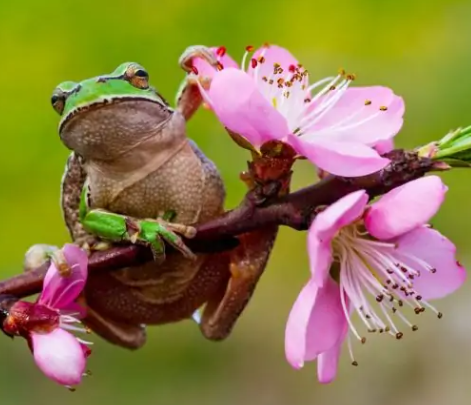
%> input picture Computacao-Grafica/sapo.png, 471 x 405 px
$ octave testes_escala.m   (GNU Octave 9; MATLAB toolbox functions it lacks are replaced by stand-ins)
%> lines starting %> are read from the running program, lines starting %| are printed output that depends on the picture
### Computacao-Grafica/mod_escala_rgb.m
function Y = mod_escala_rgb(X, PH, QH, PV, QV, mascara)
%> called with PH = 3, QH = 2, PV = 4, QV = 5, mascara = 'triangular'

    % Certifique-se de que X é do tipo double para a convolução
    X = double(X);

    % Geração da máscara de convolução
    switch mascara
        case 'triangular'
            hH = (1/PH) * ones(1, PH*2);
            hH = hH / sum(hH); % Normalização
            hV = (1/PV) * ones(PV*2, 1);
            hV = hV / sum(hV); % Normalização
        case 'constante'
            hH = ones(1, PH) / PH;
            hV = ones(PV, 1) / PV;
        otherwise
            error('Tipo de máscara desconhecido');
    end

    % Cálculo das novas dimensões após a dilatação e compressão
    colunas = ceil((size(X, 2) * PH) / QH);
    linhas = ceil((size(X, 1) * PV) / QV);

    % Inicialização da imagem de saída Y com as novas dimensões e três canais de cor
    Y = zeros(linhas, colunas, 3);

    % Aplicando o processo para cada canal de cor
    for k = 1:3  % Loop pelos canais de cor da imagem RGB

        % Extraia o canal de cor
        X_c = X(:,:,k);

        % Dilatação manual horizontal
        X_dilatado_horizontal = zeros(size(X_c, 1), size(X_c, 2) * PH);
        X_dilatado_horizontal(:, 1:PH:end) = X_c;

        % Convolução horizontal
        X_convoluido_horizontal = conv2(X_dilatado_horizontal, hH, 'same');
        % Compressão horizontal
        Y_h = X_convoluido_horizontal(:, 1:QH:end);

        % Dilatação manual vertical
        Y_dilatado_vertical = zeros(size(Y_h, 1) * PV, size(Y_h, 2));
        Y_dilatado_vertical(1:PV:end, :) = Y_h;

        % Convolução vertical
        Y_convoluido_vertical = conv2(Y_dilatado_vertical, hV, 'same');
        % Compressão vertical
        Y_v = Y_convoluido_vertical(1:QV:end, :);

        % Recortar ou estender Y_v para garantir que suas dimensões correspondam ao tamanho de Y
        Y_v = Y_v(1:linhas, 1:colunas);

        % Atribuir ao canal de cor na imagem de saída
        Y(:,:,k) = Y_v;
    end

    % Reajustando os valores para o intervalo de 0 a 255 e convertendo para uint8
    Y = uint8(255 * mat2gray(Y));
end

### Computacao-Grafica/testes_escala.m
% Gerar a imagem fantasma
P = phantom(256);

% Definir os fatores de escala
PH = 3; QH = 2; PV = 4; QV = 5;

% Aplicar o método de modificação em escala à imagem fantasma
Y_phantom = mod_escala_rgb(repmat(P, [1, 1, 3]), PH, QH, PV, QV, 'triangular');

% Carregar uma imagem natural
img_natural = imread('sapo.png');
%> img_natural is the input picture: size 405x471x3 uint8; mean R, G, B 142, 123.6, 73.8

% Aplicar o método de modificação em escala à imagem natural
Y_natural = mod_escala_rgb(img_natural, PH, QH, PV, QV, 'triangular');
%> call 2 of mod_escala_rgb, with PH = 3, QH = 2, PV = 4, QV = 5, mascara = 'triangular'
%> the loop in mod_escala_rgb (call 2), `for k = 1:3` made 3 passes
%> pass 1, in mod_escala_rgb (call 2), `X_convoluido_horizontal = conv2(X_dilatado_horizontal, hH, 'same');`:
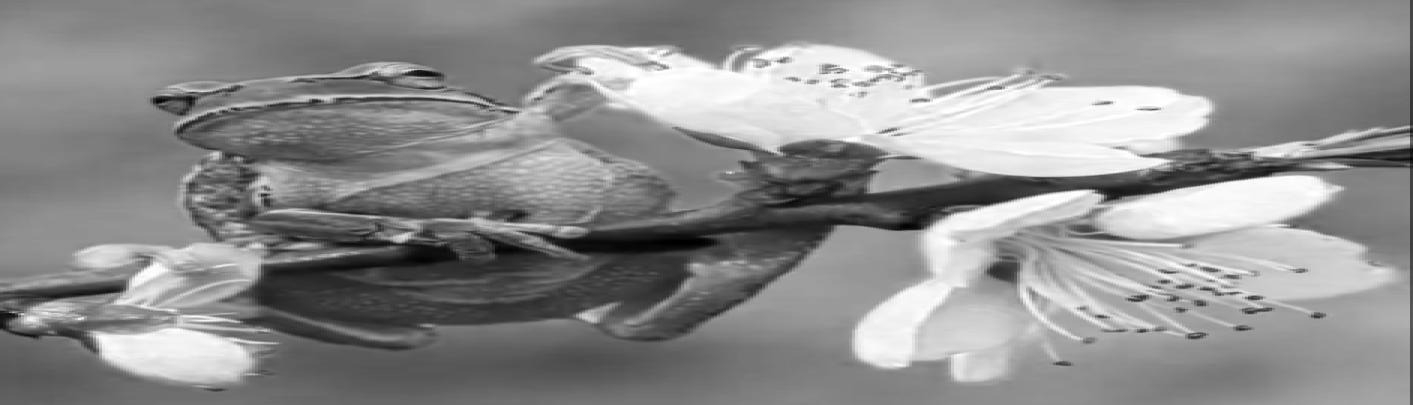
%> X_convoluido_horizontal: size 405x1413 double; min 0, max 85, mean 47.3; drawn with min black and max white
%> pass 1, in mod_escala_rgb (call 2), `Y_h = X_convoluido_horizontal(:, 1:QH:end);`:
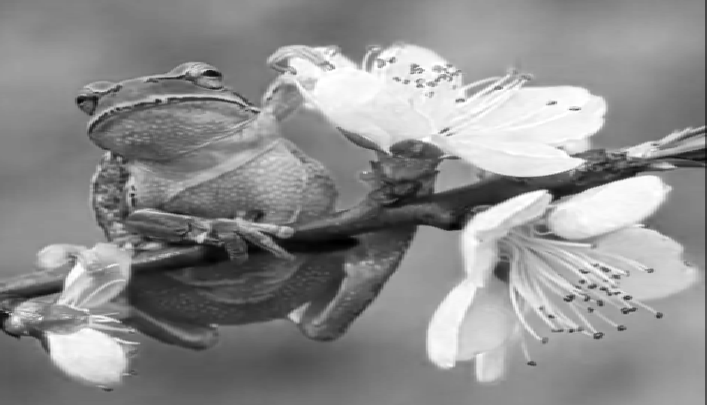
%> Y_h: size 405x707 double; min 0, max 85, mean 47.3; drawn with min black and max white
%> pass 1, in mod_escala_rgb (call 2), `Y_convoluido_vertical = conv2(Y_dilatado_vertical, hV, 'same');`:
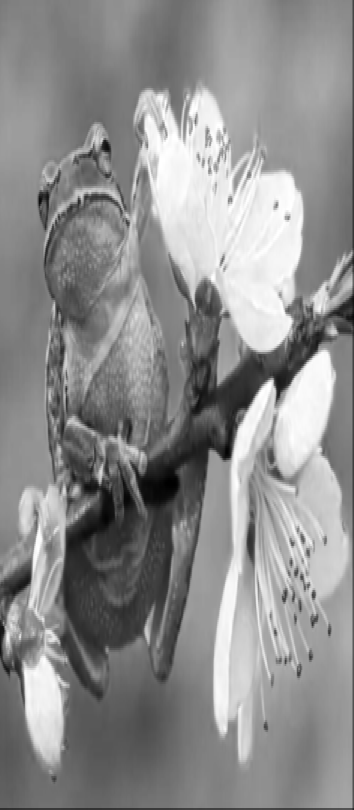
%> Y_convoluido_vertical: size 1620x707 double (shown at 1/2 size); min 0, max 21.25, mean 11.8; drawn with min black and max white
%> after the loop in mod_escala_rgb (call 2), `for k = 1:3`:
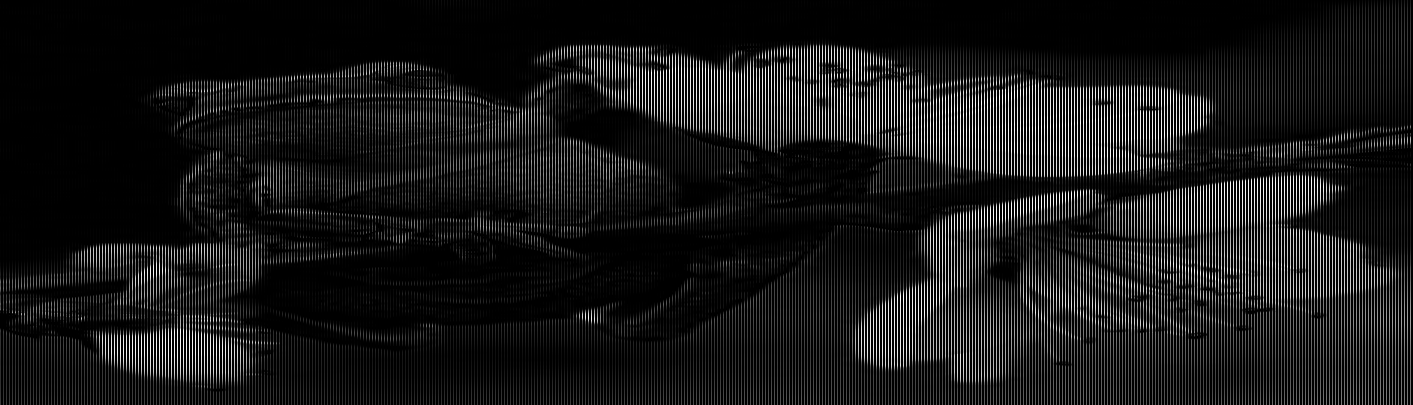
%> X_dilatado_horizontal: size 405x1413 double; min 0, max 255, mean 24.6
%> after the loop in mod_escala_rgb (call 2), `for k = 1:3`:
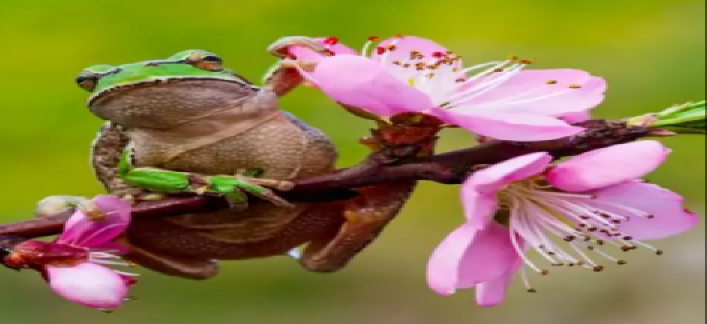
%> Y: size 324x707x3 double; mean R, G, B 11.8, 10.3, 6.1; drawn with min black and max white
%> after the loop in mod_escala_rgb (call 2), `for k = 1:3`:
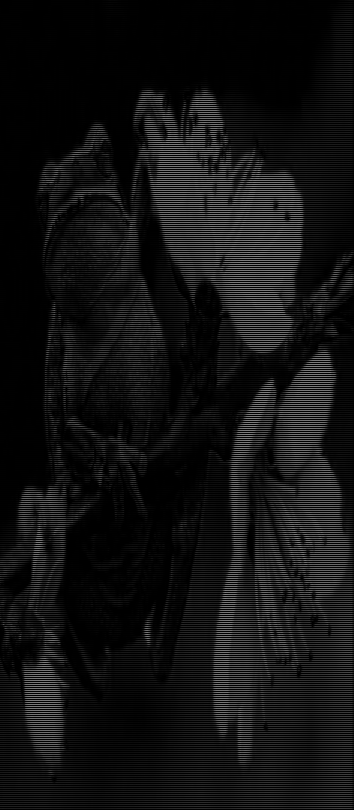
%> Y_dilatado_vertical: size 1620x707 double (shown at 1/2 size); min 0, max 85, mean 6.1; drawn with min black and max white

% Criar uma nova figura para subplots
figure;

% Subplot para a imagem fantasma original
subplot(2, 2, 1);
imshow(P), title('Imagem Phantom Original');

% Subplot para a imagem fantasma modificada em escala
subplot(2, 2, 2);
imshow(Y_phantom), title('Imagem Phantom Modificada');

% Subplot para a imagem natural original
subplot(2, 2, 3);
imshow(img_natural), title('Imagem Natural Original');

% Subplot para a imagem natural modificada em escala
subplot(2, 2, 4);
imshow(Y_natural), title('Imagem Natural Modificada');
%> after `title('Imagem Natural Modificada')`:
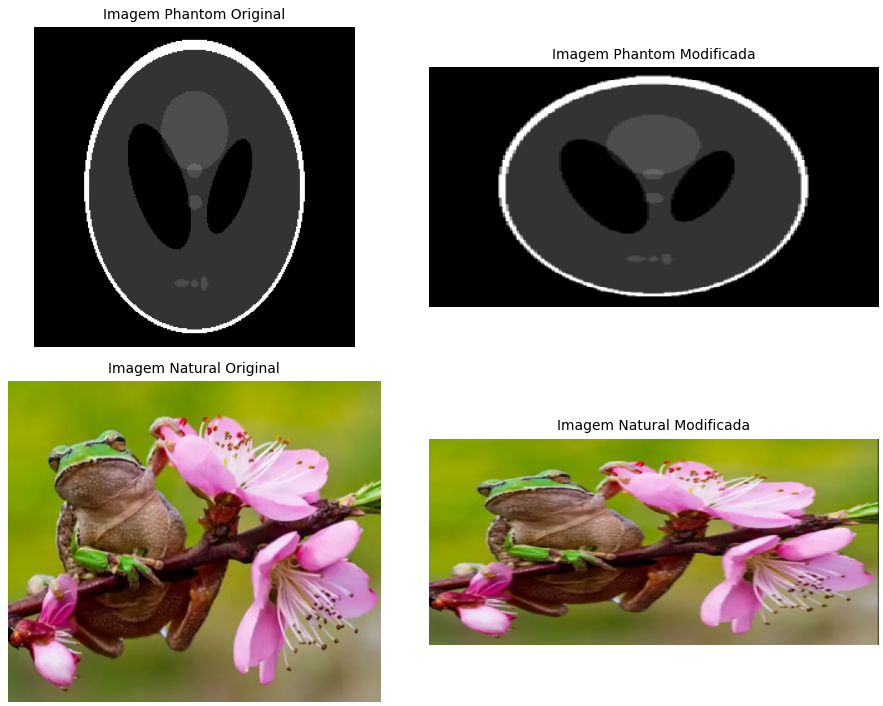
%> figure redrawn from the program's plot data, 4 panels
